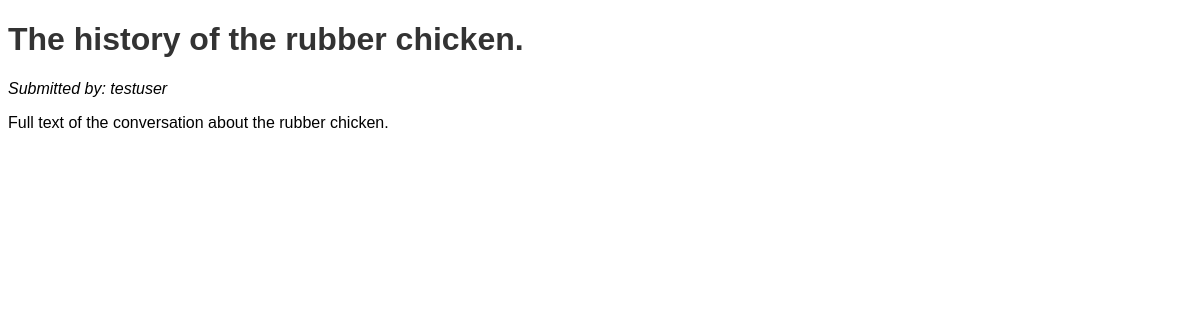
Screenshot of /conversation/2 with the database file from the repository.
### shareconvo/models.py (models this page shows, shortened)
class Conversation(db.Model):
    __tablename__ = 'conversations'
    id = db.Column(db.Integer, primary_key=True)
    user_id = db.Column(db.Integer, db.ForeignKey('users.id'), nullable=False)
    title = db.Column(db.String(120), nullable=False)
    blurb = db.Column(db.Text, nullable=False)
    full_text = db.Column(db.Text, nullable=False)
    created = db.Column(db.DateTime, nullable=False, default=datetime.utcnow)
    likes = db.Column(db.Integer, nullable=False, default=0)
    dislikes = db.Column(db.Integer, nullable=False, default=0)
    quality_score = db.Column(db.Float, nullable=False, default=0.0)
    votes = db.relationship('Vote', backref='conversation', lazy=True)
    feedback = db.relationship('Feedback', backref='conversation_feedback', lazy=True)

class User(db.Model, UserMixin):
    __tablename__ = 'users'
    id = db.Column(db.Integer, primary_key=True)
    username = db.Column(db.String(80), unique=True, nullable=False)
    email = db.Column(db.String(120), unique=True, nullable=False)
    password_hash = db.Column(db.String(128))
    points = db.Column(db.Integer, nullable=False, default=0)
    level = db.Column(db.Integer, nullable=False, default=1)
    conversations = db.relationship('Conversation', backref='author', lazy=True)
    votes = db.relationship('Vote', backref='voter', lazy=True)
    feedback = db.relationship('Feedback', backref='reviewer', lazy=True)

### shareconvo/__init__.py (the view)
    @app.route('/conversation/<int:convo_id>')
    def conversation_detail(convo_id):
        conversation = Conversation.query.get_or_404(convo_id)
        return render_template('conversation.html', conversation=conversation)

### shareconvo/templates/conversation.html (shortened to what this page needs)
<!doctype html>
<link rel="stylesheet" href="{{ url_for('static', filename='style.css') }}">
<h1>{{ conversation.title }}</h1>
<p><em>Submitted by: {{ conversation.author.username }}</em></p>
<div>
  {{ conversation.full_text | safe }}
</div>

### shareconvo/static/style.css (style rules this page uses)
h1, h2 { color: #333; }

### rows the page displays
Conversation: title "The history of the rubber chicken.", full_text "Full text of the conversation about the rubber chicken."
User: author.username "testuser"
